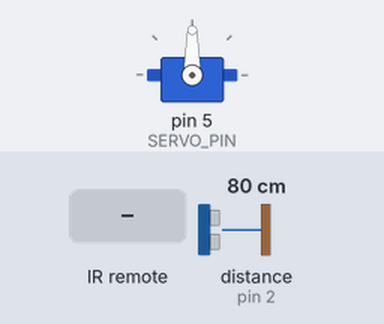
Simulated run of this sketch. Board: Arduino Uno, built with avr-gcc and run on an emulated ATmega328P. Parts: servo. Wiring (inferred from the names in the program): ultrasonic range finder: trigger pin 3; echo pin 2. The test bench sets the inputs (shaded band); at power-on: distance to the obstacle (sensor on pin 2) 80 cm. The echo pulse lasts 58.3 µs per cm.

Above: at 1.2 s.
1.3 s: infrared code 0xFFFFA25D received
At 2.7 s:
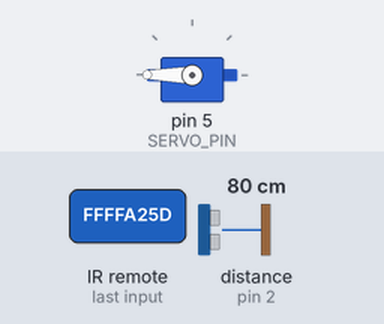
Timing chart, 0 to 7.8 s (numbered marks = the images above; inputs shaded):
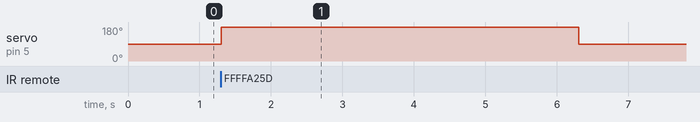

The sketch:

src.ino
```cpp
#include <IRremote.h>
#include <Servo.h>

// IR
int RECV_PIN = 6, IR_BUTTON_CODE = 0xFFFFA25D;
IRrecv irrecv(RECV_PIN);
decode_results results;

// Servo
Servo servo;
int SERVO_PIN = 5, GATE_CLOSE_POSITION = 90, GATE_OPEN_POSITION = 180, is_gate_open = false, time_since_opening = 0;
unsigned long last_time_open = 0;

// Ultrasonic sensor
int ECHO_PIN = 2, TRIG_PIN = 3, distance;
long duration;

void setup() {
  Serial.begin(9600);
  pinMode(TRIG_PIN, OUTPUT);
  pinMode(ECHO_PIN, INPUT);
  irrecv.enableIRIn(); // Start the receiver
  servo.attach(SERVO_PIN); // Attach the Servo object to the pin
}

void loop() {
  // Measure the distance using the Ultrasonic Sensor
  initSensor();
  duration = pulseIn(ECHO_PIN, HIGH);
  distance = usToCm(duration);

  // Get the input from the IR remote
  if (irrecv.decode(&results)) {
    // Get the value representing the button that was pressed
    int button_pressed = results.value;
    // Uncomment to get value of your remote's button
    // After that, update the IR_BUTTON_CODE constant in line 5
    // Serial.println(results.value, HEX);

    // Check if the pressed button matches the required button
    if (button_pressed == IR_BUTTON_CODE) {
      // If the gate is open, try closing it
      if (is_gate_open == true) { tryClosingGate(); }

      // If the gate is closed, open it
      else { openGate(); }
      }
    }

  // Resume the IR Receiver
  irrecv.resume();

  // If gate is open, update the time since its last opening
  if (is_gate_open) {
    time_since_opening = (millis() - last_time_open) / 1000;
  }

  // If the time since gate's last opening exceeds the provided threshold, try closing the gate
  if (time_since_opening >= 5) {
    tryClosingGate();
  }

  // Uncomment these lines for debugging
  // delay(100);
  // Serial.println("time_since_opening = " + String(time_since_opening));
  // Serial.println("is_gate_open = " + String(is_gate_open));
  // Serial.println("last_time_open = " + String(last_time_open / 1000));
}

// Opens the gate and updates all the necessary variables
void openGate() {
  servo.write(GATE_OPEN_POSITION);
  is_gate_open = true;
  last_time_open = millis();
}

// Closes the gate and updates all the necessary variables
void closeGate() {
  servo.write(GATE_CLOSE_POSITION);
  is_gate_open = false;
  time_since_opening = 0;
}

// Returns false if something is blocking the gate, based on the provided distance threshold
// Else return true
bool isGateFreeToGo() {
  if (distance < 10) {
    return false;
  }
  else {
    return true;
  }
}

// Tries closing the gate
// If fails, calls openGate()
// If succeeds, calls closeGate()
void tryClosingGate() {
  if (isGateFreeToGo() ) {
    servo.write(GATE_CLOSE_POSITION);
    is_gate_open = false;
    time_since_opening = 0;
  }
  else {
    Serial.println("Object blocking the gate!");
    openGate();
  }
}

// Converts Ultrasonic Sensor output to distance (in centimeters)
// Ultrasonic Sensor provides the number of microseconds that have passed since the signal left the sensor, bounced from the object and got back into the sensor
// Based on this we can calculate the distance traveled, and divide it by two to get the distance to the nearest object
int usToCm(long microseconds) {
  int centimeters = microseconds * 0.034 / 2;
  return centimeters;
}

// Perform the necessary actions for the Ultrasonic Sensor to work
// Each time we want to measure the distance, we need to:
// 1. Clear the Trigger Pin
// 2. Wait a few ms
// 3. Generate the ultrasound by setting the Trigger Pin to HIGH
// 4. Wait around 10ms
// 5. Clear the Trigger Pin
// After that we can get the number of microseconds from Echo Pin
void initSensor() {
  // Clear the TRIG_PIN
  digitalWrite(TRIG_PIN, LOW);
  delayMicroseconds(2);

  // Generate the ultrasound
  digitalWrite(TRIG_PIN, HIGH);
  delayMicroseconds(10);
  digitalWrite(TRIG_PIN, LOW);
}
```

Measured:
- after the input at 1.3 s, servo on pin 5 (SERVO_PIN): 90° → 180° at once, → 90° 5.0 s later
